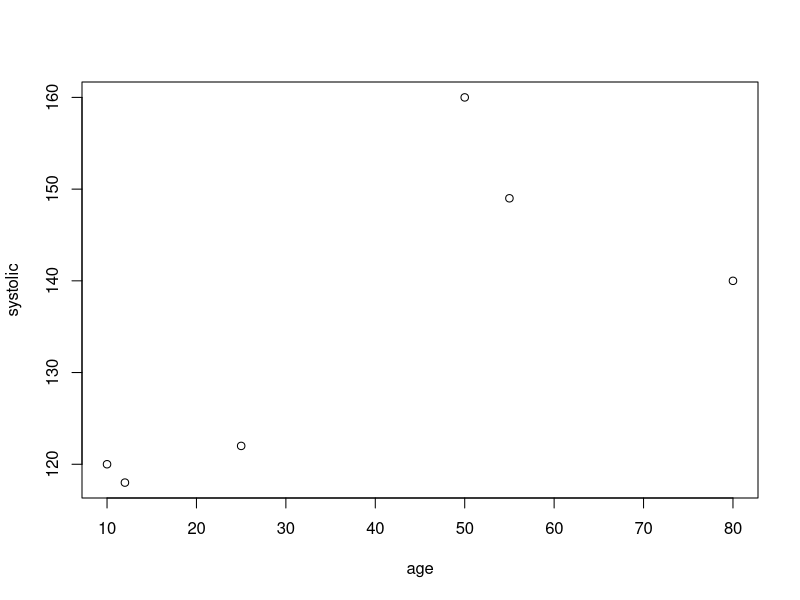
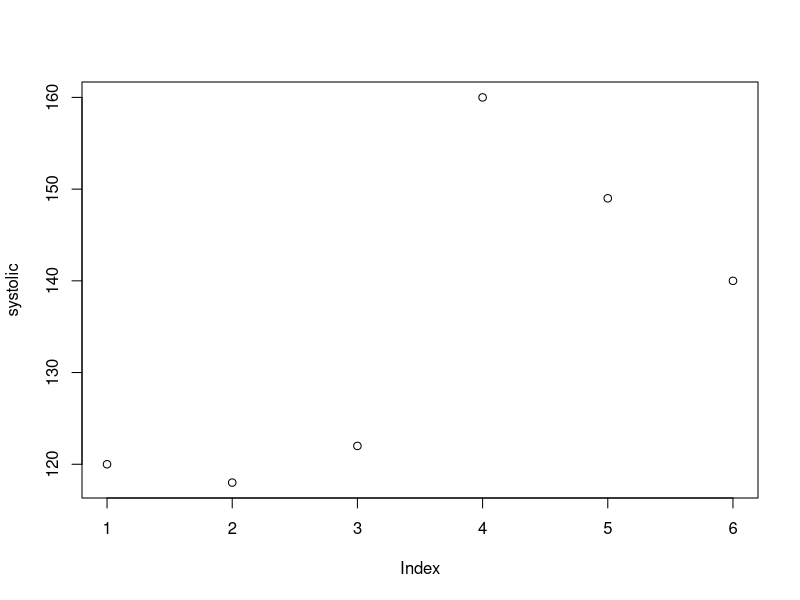
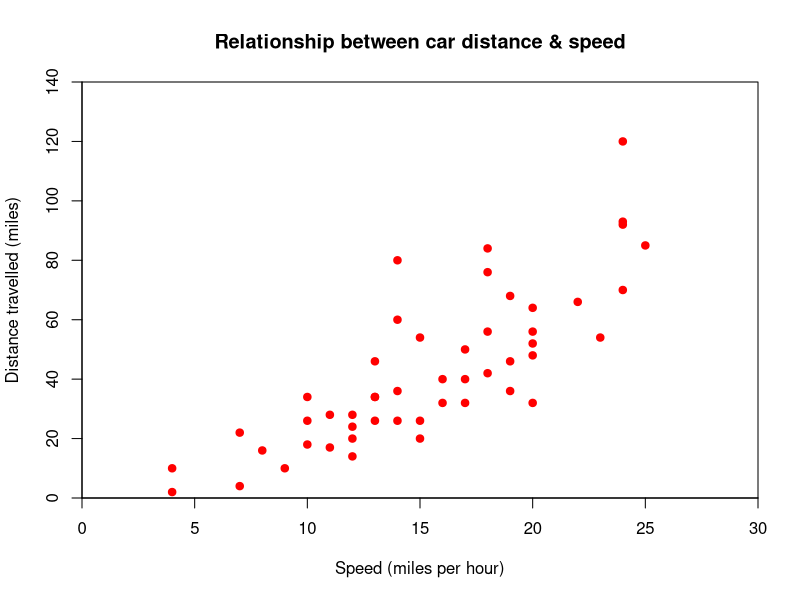

Recreate these plots in R, in order.
age <- c(10, 12, 25, 50, 55, 80)
systolic <- c(120, 118, 122, 160, 149, 140)
## get information
age # just type in the name to get information
head(age) ## quick check for the first 6 elements/rows from data
length(age) ## length of a vector
summary(age)

is.numeric(age) # is it numeric or not? is.character(), is.na(), is.logical()...
is.list(age)
is.vector(age) # Is it a vector or not?
class(age)

age[c(5,2:7)] 
age[5]


dosageWeek1 <- c(2, 8, 9, 13, 25) 
dosageWeek2 <- c(1, 7, 6, 12, 23) 
dosage <- dosageWeek1 / dosageWeek2 
dosage 
summary(dosage) 

names <- c("Raymond", "Lori", "Mary", "Andrew")

id1 <- as.character(1:4)
id2 <- paste(5:8) 
paste("X", 5:8, collapse = "_") 
paste("X", 5:8, sep = "_") 
id <- c(id1, id2) 

dosage <- c("0-9g/day", "10-19", "20-29", "30+", "0-9g/day", "10-19", "20-29", "30+", "0-9g/day") 
summary(dosage) 
table(dosage)

condition <- c(FALSE, TRUE)
is.logical(condition)
typeof(condition)
x <- c(6, 3, 8, 10) 
y <- 6:9 
x == y # check if x equals to y through comparing each element 
age <- c(10, 12, 25, 50, 55, 80)
age[c(FALSE,TRUE,TRUE,TRUE,TRUE,TRUE)]

age[c(FALSE,TRUE,TRUE)] 
age[c(FALSE,TRUE,TRUE,FALSE,TRUE,TRUE)] 

age <- c(10, 12, 25, 50, 55, 80)
systolic <- c(120, 118, 122, 160, 149, 140)
age[systolic== 118]

cancer <- c(0, 1, 0, 1, 1) 
can.fac <- as.factor(cancer) 
lvls <- c("0", "1")
lvls[c(1, 2, 1, 2, 2)]


?esoph
help(esoph)
head(esoph)
tail(esoph)
x <- esoph$agegp
head(x)
is.ordered(esoph$agegp) 
is.factor(esoph$agegp) 

x <- c(1, 2, "Tom", FALSE) ## atomic
age <- c(26, 23, 38, 40) 
mtrx <- matrix(age, nrow = 2, ncol = 3)
class(mtrx)
as.matrix(x)

names <- c("Raymond", "Lori", "Mary", "Andrew") 
heightInInches <- c(67, 62, 60.01, 68) 
isFemale <- c(FALSE, TRUE, TRUE, FALSE) 

baliseList <- list(names, heightInInches, isFemale)
baliseList[[1]]
baliseList[1]

baliseNamedList <- list(names = names, 
                        height = heightInInches, 
                        isFemale = isFemale) 
as.data.frame(baliseNamedList)

class(baliseNamedList)

age <- c(10, 12, 25, 50, 55, 80)
systolic <- c(120, 118, 122, 160, 149, 140)

plot(age, systolic)
plot(systolic)

methods(plot)

plot(cars$dist~cars$speed,
     xlim = c(0, 30),
     ylim = c(0, 140),
     xaxs = "i",
     yaxs = "i",
     main = "Relationship between car distance & speed",
     xlab = "Speed (miles per hour)",
     ylab = "Distance travelled (miles)",
     col = "red",
     pch = 19)
